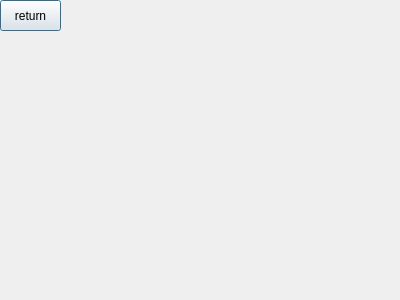
<?xml version="1.0" encoding="UTF-8"?>
<ui version="4.0">
 <class>Child_Menu</class>
 <widget class="QDialog" name="Child_Menu">
  <property name="geometry">
   <rect>
    <x>0</x>
    <y>0</y>
    <width>400</width>
    <height>300</height>
   </rect>
  </property>
  <property name="windowTitle">
   <string>Dialog</string>
  </property>
  <widget class="QPushButton" name="pushButton">
   <property name="geometry">
    <rect>
     <x>0</x>
     <y>0</y>
     <width>61</width>
     <height>31</height>
    </rect>
   </property>
   <property name="text">
    <string>return</string>
   </property>
  </widget>
 </widget>
 <resources/>
 <connections>
  <connection>
   <sender>pushButton</sender>
   <signal>clicked()</signal>
   <receiver>Child_Menu</receiver>
   <slot>accept()</slot>
   <hints>
    <hint type="sourcelabel">
     <x>40</x>
     <y>17</y>
    </hint>
    <hint type="destinationlabel">
     <x>50</x>
     <y>86</y>
    </hint>
   </hints>
  </connection>
 </connections>
</ui>
